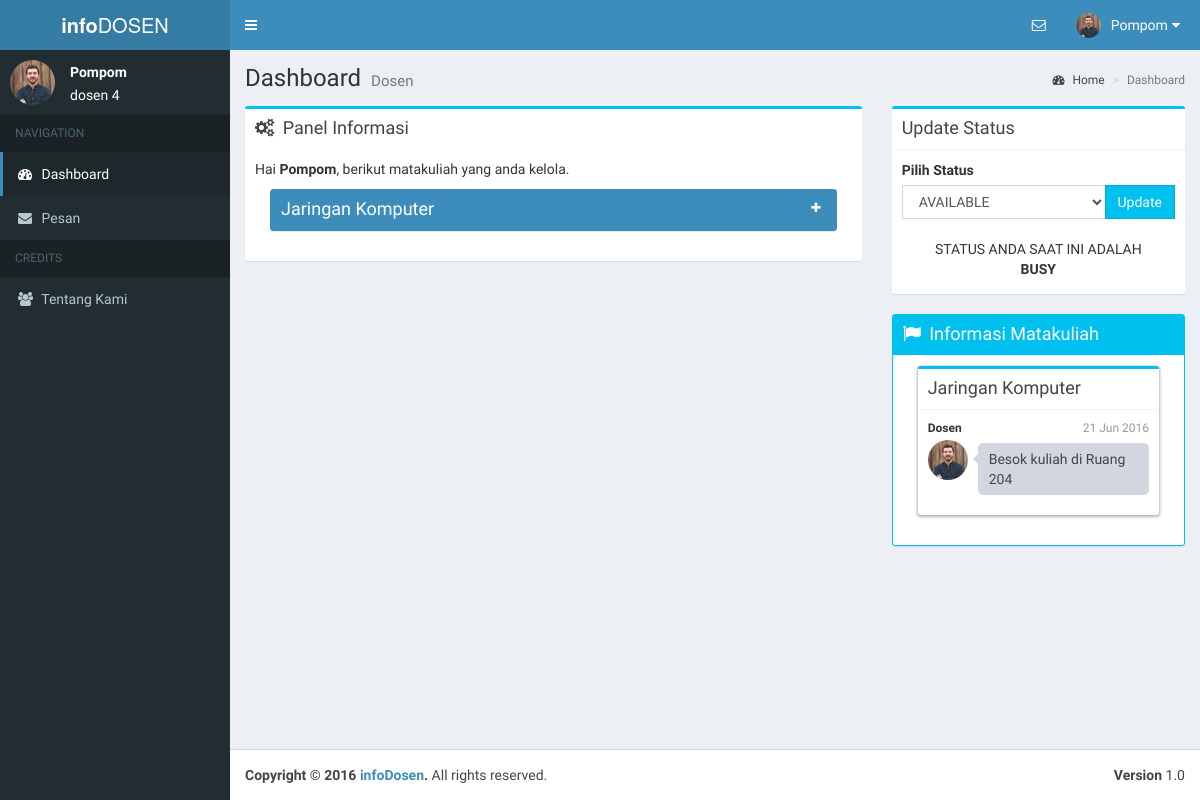
/dosen/index.php (signed in), run on an earlier commit of the app's database.
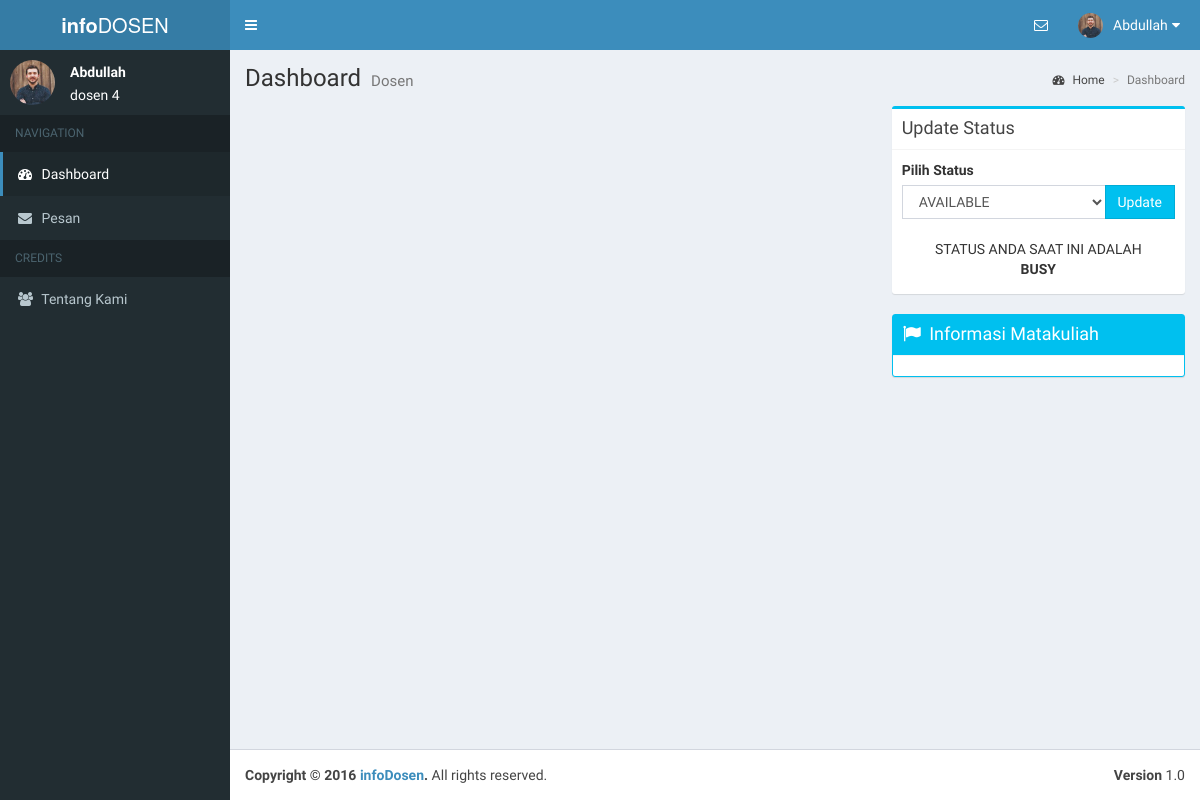
And on a later commit of the database.
### tables this page shows
CREATE TABLE `dosen` (
  `nip` varchar(20) NOT NULL,
  `password` varchar(255) NOT NULL,
  `nama` varchar(30) NOT NULL,
  `gender` varchar(255) NOT NULL,
  `email` varchar(255) NOT NULL,
  `foto` varchar(30) NOT NULL,
  `deskripsi` text NOT NULL,
  `about` text NOT NULL,
  `award` text NOT NULL,
  `misc` text NOT NULL,
  `status` varchar(255) NOT NULL
);

CREATE TABLE `matakuliah` (
  `idpelajaran` int(11) NOT NULL,
  `nama` varchar(255) NOT NULL,
  `pengajar` varchar(255) NOT NULL,
  `pesandosen` text NOT NULL,
  `tanggaldosen` date NOT NULL,
  `komting` varchar(30) NOT NULL,
  `pesankomting` text NOT NULL,
  `tanggalkomting` date NOT NULL
);

### session.php (called while the page is built, shortened)
<?php
if(!isset($_SESSION['user'])||!isset($_SESSION['level'])){
	header('Location: login.php');
}
else{
	$connection = mysql_connect("localhost", "root", "");
	$userCheck = $_SESSION['user'];
	if($_SESSION['level']=="mahasiswa"){
		$ses_sql=mysql_query("select * from mahasiswa where nim='$userCheck'", $connection);
	}
	else if ($_SESSION['level']=="dosen") {
		$ses_sql=mysql_query("select * from dosen where nip='$userCheck'", $connection);
	}
	$userOnSession = mysql_fetch_assoc($ses_sql);
}
?>

### dosen/index.php (the view, shortened to what the changed rows need)
<?php
include "../session.php";
$user=$userOnSession;
?>
<!DOCTYPE html>
<html>
<head>
  <link rel="stylesheet" href="../bootstrap/css/bootstrap.min.css">
  <link rel="stylesheet" href="../dist/css/font-awesome.min.css">
  <link rel="stylesheet" href="https://cdnjs.cloudflare.com/ajax/libs/ionicons/2.0.1/css/ionicons.min.css">
  <link rel="stylesheet" href="../dist/css/style.css">
  <link rel="stylesheet" href="../dist/css/AdminLTE.min.css">
  <link rel="stylesheet" href="../dist/css/skins/_all-skins.min.css">
  <link rel="stylesheet" href="../plugins/iCheck/flat/blue.css">
  <link rel="stylesheet" href="../plugins/morris/morris.css">
  <link rel="stylesheet" href="plugins/jvectormap/jquery-jvectormap-1.2.2.css">
  <link rel="stylesheet" href="../plugins/datepicker/datepicker3.css">
  <link rel="stylesheet" href="../plugins/daterangepicker/daterangepicker-bs3.css">
  <link rel="stylesheet" href="../plugins/bootstrap-wysihtml5/bootstrap3-wysihtml5.min.css">
</head>
<body class="hold-transition skin-blue sidebar-mini">
<div class="wrapper">
  <header class="main-header">
    <nav class="navbar navbar-static-top">
      <div class="navbar-custom-menu">
        <ul class="nav navbar-nav">
          <li class="dropdown user user-menu">
            <a href="#" class="dropdown-toggle" data-toggle="dropdown">
              <img src="../assets/images/<?php echo $user['foto'] ?>" class="user-image" alt="User Image">
              <span class="hidden-xs"><?php echo $user['nama'];?></span>
              <i class="fa fa-sort-down pull-right"></i>
            </a>
          </li>
        </ul>
      </div>
    </nav>
  </header>
  <aside class="main-sidebar">
    <section class="sidebar">
      <div class="user-panel">
        <div class="pull-left image">
          <img src="../assets/images/<?php echo $user['foto'] ?>" class="img-circle" alt="User Image">
        </div>
        <div class="pull-left info">
          <p><?php echo $user['nama'];?></p>
          <?php echo $user['deskripsi'];?>
        </div>
      </div>
    </section>
  </aside>
  <div class="content-wrapper">
    <section class="content-header">
      <h1>
        Dashboard
        <small>Dosen</small>
      </h1>
    </section>
    <section class="content">
      <div class="row">
        <section class="col-md-8">
            <?php
              $sql = "select pengajar from matakuliah where pengajar='".$user['nip']."'";
              $sqla=mysql_query($sql);
              $row=mysql_num_rows($sqla);
              if($row>0){
                $sql = "select * from matakuliah where pengajar='".$user['nip']."'";
                $sqla=mysql_query($sql);
                echo '
                  <div class="box box-info">
                     <div class="box-header">
                        <i class="fa fa-cogs"></i>
                        <h3 class="box-title">Panel Informasi</h3>
                     </div>
                     <div class="box-body">
                        <p>Hai <b>'.$user['nama'].'</b>, berikut matakuliah yang anda kelola.</p>
                        <div class="col-md-12">';
                while($data = mysql_fetch_array($sqla)) {
                            echo '
                            <div class="box box-solid box-primary collapsed-box">
                              <div class="box-header with-border">
                                <h3 class="box-title">'.$data['nama'].'</h3>
                                <div class="box-tools pull-right">
                                  <button class="btn btn-box-tool" data-widget="collapse"><i class="fa fa-plus"></i></button>
                                </div>
                              </div>
                              <div class="box-body">
                                <div class="row">
                                  <div class="col-md-6 hresize">
                                      <p>Mengirim informasi ke Mata Kuliah '.$data['nama'].'</p>
                                      <textarea required id="textarea'.$data['idpelajaran'].'" class="form-control hresize"></textarea><br>
                                      <button onclick="updateinfo('.$data['idpelajaran'].')" type="button" class="btn btn-primary pull-right btn-flat"><i class="fa fa-send"></i> KIRIM</button><br><br>
                                  </div>
                                  <div class="col-md-6 hresize">
                                      <p>Komting untuk pelajaran ini</p><br>';
                                      echo '
                                      <br><br>
                                  </div>
                                </div>';
                              echo '
                                <div class="col-md-12 hresize" style="margin-top:20px;">
                                  <div class="box box-solid box-warning">
                                    <div class="box-header with-border">
                                      <h3 class="box-title">Mahasiswa Menunggu Persetujuan</h3>
                                      <div class="box-tools pull-right">
                                        <button class="btn btn-box-tool" data-widget="collapse"><i class="fa fa-minus"></i></button>
                                      </div>
                                    </div>
                                    <div class="box-body table-responsive no-padding">
                                      <table class="table table-hover">
                                        <tr>
                                          <th>NIM</th>
                                          <th>Nama</th>
                                          <th>Action</th>
                                        </tr>';
                                        echo '
                                      </table>
                                    </div>
                                  </div>
                                </div>
                                <div class="col-md-12 hresize">
                                  <div class="box box-solid box-default collapsed-box">
                                    <div class="box-header with-border">
                                      <h3 class="box-title">Daftar Mahasiswa</h3>
                                      <div class="box-tools pull-right">
                                        <button class="btn btn-box-tool" data-widget="collapse"><i class="fa fa-plus"></i></button>
                                      </div>
                                    </div>
                                    <div class="box-body table-responsive no-padding">
                                      <table class="table table-hover">
                                        <tr>
                                          <th>NIM</th>
                                          <th>Nama</th>
                                          <th>Action</th>
                                        </tr>';
                                        echo '
                                      </table>
                                    </div>
                                  </div>
                                </div>
                              </div>
                            </div>';
                }
                echo '
                        </div>
                     </div>
                  </div>
                  ';
              }
            ?>
        </section>
        <div class="col-md-4">
          <div class="box box-info">
            <div class="box-body">
              <center style="margin-top: 20px;">
                STATUS ANDA SAAT INI ADALAH<br>
                <label><?php echo $user['status'] ?></label>
              </center>
            </div>
          </div>
          <div class="box box-solid box-info">
            <div class="box-header with-border">
              <i class="fa fa-flag"></i>
              <h3 class="box-title">Informasi Matakuliah</h3>
            </div>
            <div class="box-body">
              <?php
                  $sql = "select * from matakuliah where pengajar='".$user['nip']."'";
                  $sqla=mysql_query($sql);
                  while($data = mysql_fetch_array($sqla)) {
                    $pengajar = mysql_fetch_assoc(mysql_query("select * from dosen where nip = '".$data['pengajar']."'"));
                    $date = date_create($data['tanggaldosen']);
                    $tanggaldosen= date_format($date,"d M Y");
                            echo '
                            <div class="col-md-12">
                              <div class="box box-info" style="box-shadow: 0 1px 3px 1px rgba(0, 0, 0, 0.3);">
                                <div class="box-header with-border">
                                  <h3 class="box-title">'.
                                  $data['nama'].
                                  '</h3>
                                </div>
                                <div class="box-body">';
                                if(!empty($data['pesandosen'])){
                                  echo '
                                       <div class="direct-chat-msg">
                                          <div class="direct-chat-info clearfix">
                                              <span class="direct-chat-name pull-left">Dosen</span>
                                              <span class="direct-chat-timestamp pull-right">'.$tanggaldosen.'</span>
                                            </div>
                                            <img class="direct-chat-img" src="../assets/images/'.$pengajar['foto'].'" alt="message user image">
                                            <div class="direct-chat-text">'.
                                              $data['pesandosen'].
                                            '</div>
                                        </div>';
                                    }
                                    echo '
                                </div>
                              </div>
                            </div>';
                  }
                ?>
            </div>
          </div>
        </div>
      </div>
    </section>
  </div>
</div>
</body>
</html>

What changed in the data, as far as the page shows it:
no longer on this page (row edited): matakuliah: nama "Jaringan Komputer", tanggaldosen "21 Jun 2016", dosen.foto (picture), pesandosen "Besok kuliah di Ruang 204"
changed dosen "dosen 4": nama "Pompom" → "Abdullah"; nama "Pompom" → (not shown)
Also different on the page:
text no longer shown: "Panel Informasi Hai , berikut matakuliah yang anda kelola."
